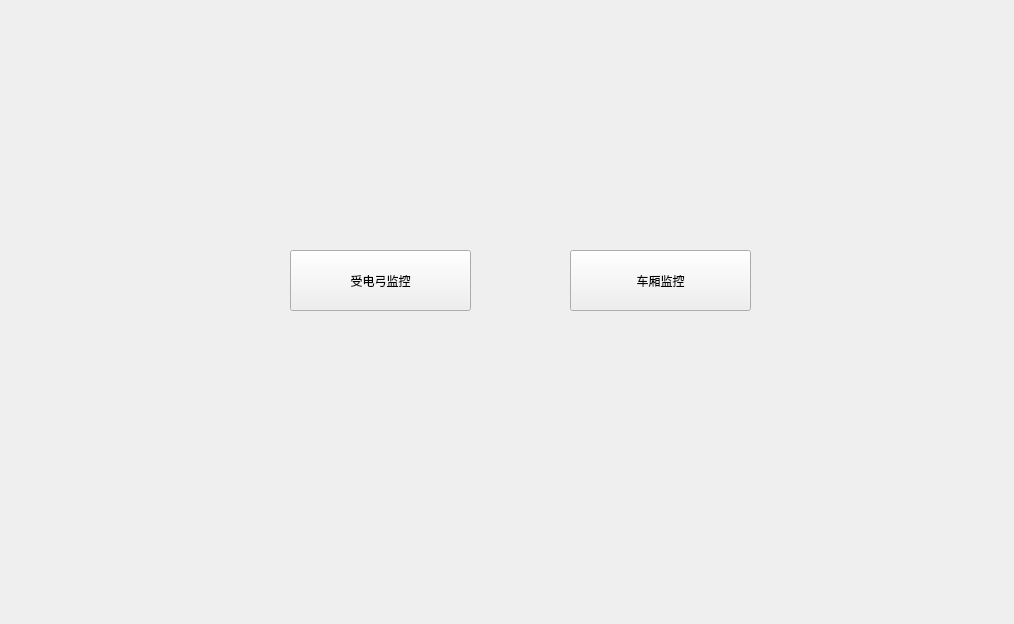
<?xml version="1.0" encoding="UTF-8"?>
<ui version="4.0">
 <class>video</class>
 <widget class="QWidget" name="video">
  <property name="geometry">
   <rect>
    <x>0</x>
    <y>0</y>
    <width>1014</width>
    <height>624</height>
   </rect>
  </property>
  <property name="windowTitle">
   <string>video</string>
  </property>
  <widget class="QPushButton" name="pushButton_2">
   <property name="geometry">
    <rect>
     <x>570</x>
     <y>250</y>
     <width>181</width>
     <height>61</height>
    </rect>
   </property>
   <property name="text">
    <string>车厢监控</string>
   </property>
  </widget>
  <widget class="QPushButton" name="pushButton">
   <property name="geometry">
    <rect>
     <x>290</x>
     <y>250</y>
     <width>181</width>
     <height>61</height>
    </rect>
   </property>
   <property name="text">
    <string>受电弓监控</string>
   </property>
  </widget>
 </widget>
 <layoutdefault spacing="6" margin="11"/>
 <resources/>
 <connections/>
</ui>
